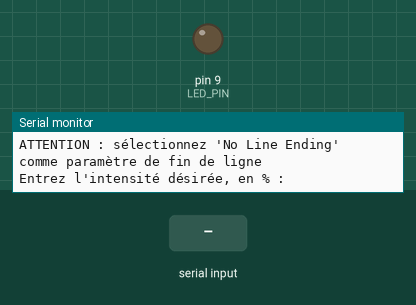
The sketch below on a simulated Arduino Uno, built with avr-gcc and run on an emulated ATmega328P. On the bench: output pins drawn as LEDs (lit = HIGH), the last lines printed to the serial monitor. The inputs (shaded band) are chosen by the test bench.

Above: at 1.2 s.
1.3 s: "30,150\n" received over Serial
At 2.1 s:
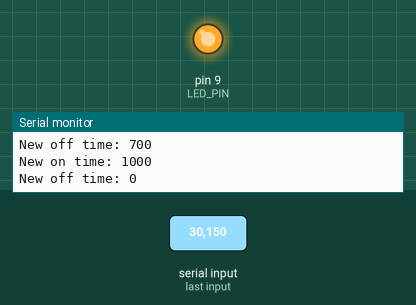
Timing chart, 0 to 4.3 s (numbered marks = the images above; inputs shaded):
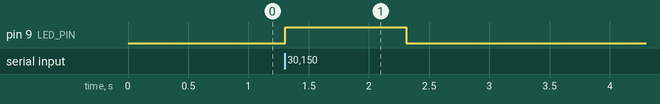

The sketch:

testRuban.ino
```cpp
/*
 * Ce projet illustre modifier l'intensité lumineuse du ruban LED (sans utiliser analogWrite).
 * Il utilise aussi la communication série (Serial) pour permettre à l'utilisateur de changer
 * l'intensité lumineuse.
 */


// Définition des pattes utilisées
#define LED_PIN 9

// Définition des constantes utilisées
#define PERIOD_US 1000

// Définition des variables
long nextTimeUs;  // prochain moment où il faut agir sur le ruban LED, en us
int onTimeUs;     // durée durant laquelle le ruban doit être allumé, en us
int offTimeUs;    // durée durant laquelle le ruban doit être éteint, en us


void setup() {
  // Initialisation de la communication série et envoi des instructions
  Serial.begin(9600);
  Serial.println("\nATTENTION : sélectionnez 'No Line Ending' comme paramètre de fin de ligne");
  Serial.println("Entrez l'intensité désirée, en % : ");
  // Initialisation de la patte commandant le ruban LED et des variables associées
  onTimeUs = 0;
  offTimeUs = PERIOD_US;
  pinMode(LED_PIN, OUTPUT);
  digitalWrite(LED_PIN, LOW);
  /* micros() nous donne le temps écoulé en us.
   * On veut que la boucle démarre tout de suite, on initialise donc nextTimeUs à l'instant présent */
  nextTimeUs = micros();
}


void loop() {
  int intensity;

  // Gestion du ruban
  if ( (onTimeUs > 0) && (offTimeUs > 0) ) {  // si on est à 0 ou 100%, on ne doit rien faire
  // Allumage du ruban LED
    while ( nextTimeUs > micros() );      // on attend le moment où il faut allumer le ruban
    digitalWrite(LED_PIN, HIGH);
    nextTimeUs = nextTimeUs + onTimeUs;     // mise à jour du prochain moment
    // Extinction du ruban LED
    while( nextTimeUs > micros() );
    digitalWrite(LED_PIN, LOW);
    nextTimeUs = nextTimeUs + offTimeUs;
  }
  // Gestion de la commuunication série
  if ( Serial.available() ) {         // si on a reçu quelque chose
    intensity = Serial.parseInt();    // on l'interprète comme un entier
    onTimeUs = (1000*intensity)/100;  // on calcule le on time correspondant
    /* on sature onTimeUs pour rester dans l'intervalle utile (0 -> PERIOD_US)
     * on traite aussi les cas limites (0% et 100%) en excluant 0 et PERIOD_US de l'intervalle utile */
    if (onTimeUs <= 0) {
      onTimeUs = 0;
      digitalWrite(LED_PIN, LOW);
    } else if (onTimeUs >= 1000) {
      onTimeUs = 1000;
      digitalWrite(LED_PIN, HIGH);
    }
    offTimeUs = PERIOD_US - onTimeUs;
    // Envoi des résultats du calcul pour debug
    Serial.print("New on time: ");
    Serial.println(onTimeUs);
    Serial.print("New off time: ");
    Serial.println(offTimeUs);
  }
}
```

Measured:
- after the input at 1.3 s, pin 9 (LED_PIN): LOW → HIGH at once, → LOW 1.0 s later
